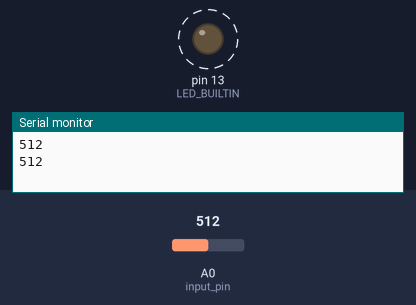
Recording of a sketch running on a simulated Arduino Uno, built with avr-gcc and run on an emulated ATmega328P. On the bench: output pins drawn as LEDs (lit = HIGH), the last lines printed to the serial monitor. Dashed ring = blinking. Inputs (shaded band) come from the test bench; at power-on: A0 (input_pin) = 512.

Above: at 1.8 s.
1.9 s: A0 (input_pin) set to 306
At 2.2 s:
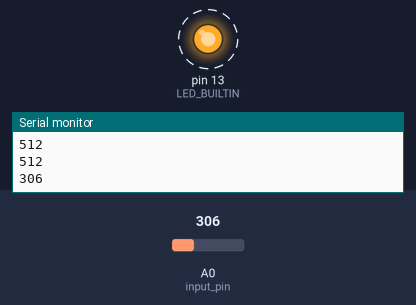
5.4 s: A0 (input_pin) set to 122
At 5.56 s:
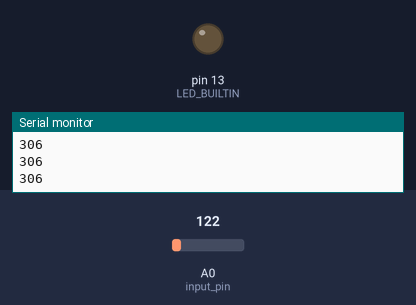
Timing chart, 0 to 14.9 s (numbered marks = the images above; inputs shaded):
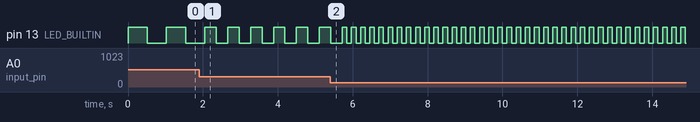

Measured:
- after the input at 1.9 s, pin 13 (LED_BUILTIN): alternates HIGH for 0.31 s and LOW for 0.31 s, starting after 0.46 s
- by itself, pin 13 (LED_BUILTIN): alternates HIGH for 0.51 s and LOW for 0.51 s

The sketch:

analog_read.ino
```cpp
/*
[20 July 2025]

Description:

  This program reads the output voltage of a potentiometer (as an integer between 0 and 1023)
  and uses it as delay time between two pulses of the in-built LED


Connections:

  - Connect the Ground (GND) pin and the 5V pin to either pin of a potentiometer
  - Connect the middle pin of the potentiometer to the A0 pin of the board

*/


int input_pin = A0;
int sensor_value = 0;


void setup() {

  Serial.begin(9600);

  pinMode(LED_BUILTIN, OUTPUT);

}


void loop() {

  sensor_value = analogRead(input_pin); // from A0 pin

  Serial.print(sensor_value);
  Serial.print("\n");

  digitalWrite(LED_BUILTIN, HIGH);
  delay(sensor_value);
  digitalWrite(LED_BUILTIN, LOW);
  delay(sensor_value);

}
```
